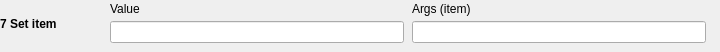
  <widget class="caFrame" name="editActionFrame7">
   <property name="geometry"><rect><x>180</x><y>578</y><width>720</width><height>52</height></rect></property>
   <property name="visibility"><enum>caFrame::Calc</enum></property>
   <property name="visibilityCalc"><string notr="true">A==7</string></property>
   <property name="channel" stdset="0"><string notr="true">$(SEQ_PFX)Edit-Action</string></property>
   <widget class="caLabel" name="editActionName7">
    <property name="geometry"><rect><x>0</x><y>2</y><width>105</width><height>43</height></rect></property>
    <property name="font"><font><bold>true</bold></font></property>
    <property name="wordWrap"><bool>true</bool></property>
    <property name="text"><string>7 Set item</string></property>
   </widget>
   <widget class="caLabel" name="editPositionLabelA7_0"><property name="geometry"><rect><x>110</x><y>0</y><width>294</width><height>18</height></rect></property><property name="text"><string>Value</string></property></widget>
   <widget class="caTextEntry" name="editPositionA7_0"><property name="geometry"><rect><x>110</x><y>21</y><width>294</width><height>22</height></rect></property><property name="channel" stdset="0"><string notr="true">$(SEQ_PFX)Edit-Position</string></property></widget>
   <widget class="caLabel" name="editArgsLabelA7_1"><property name="geometry"><rect><x>412</x><y>0</y><width>294</width><height>18</height></rect></property><property name="text"><string>Args (item)</string></property></widget>
   <widget class="caTextEntry" name="editArgsA7_1"><property name="geometry"><rect><x>412</x><y>21</y><width>294</width><height>22</height></rect></property><property name="channel" stdset="0"><string notr="true">$(SEQ_PFX)Edit-Args</string></property><property name="formatType"><enum>caLineEdit::string</enum></property></widget>
  </widget>
